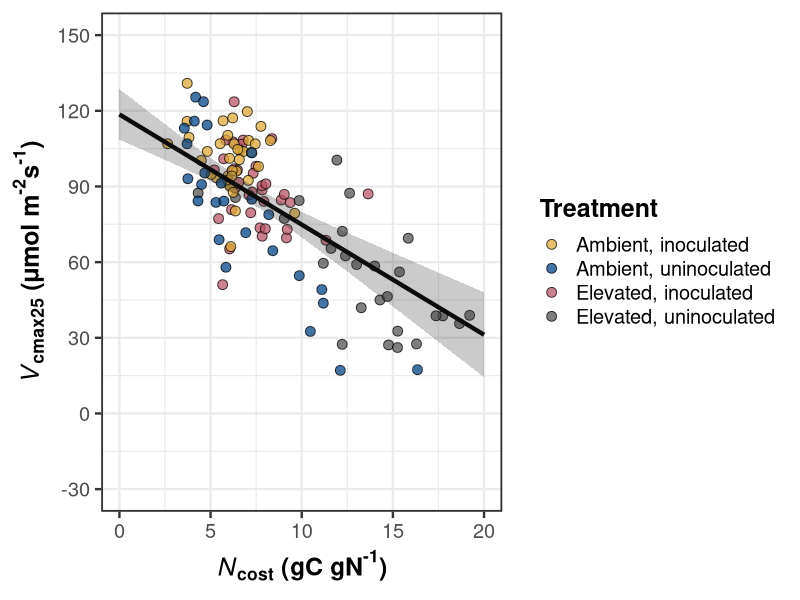
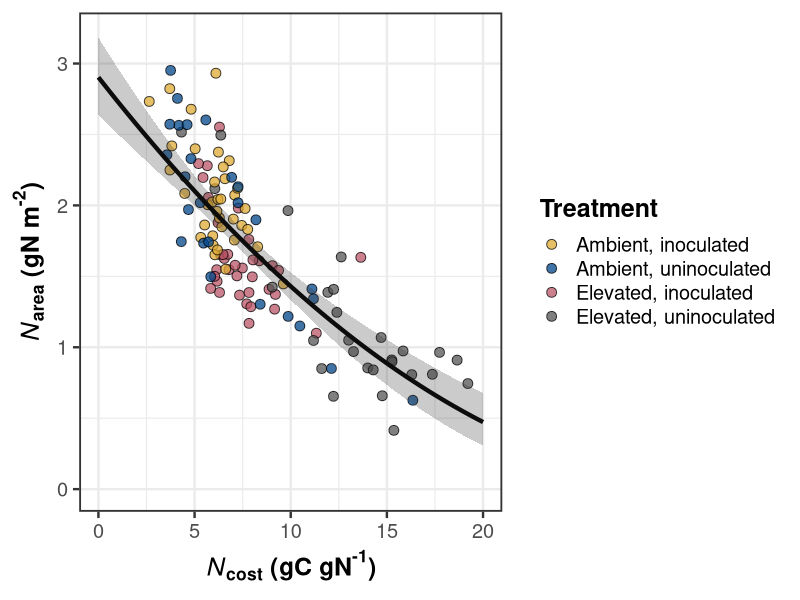
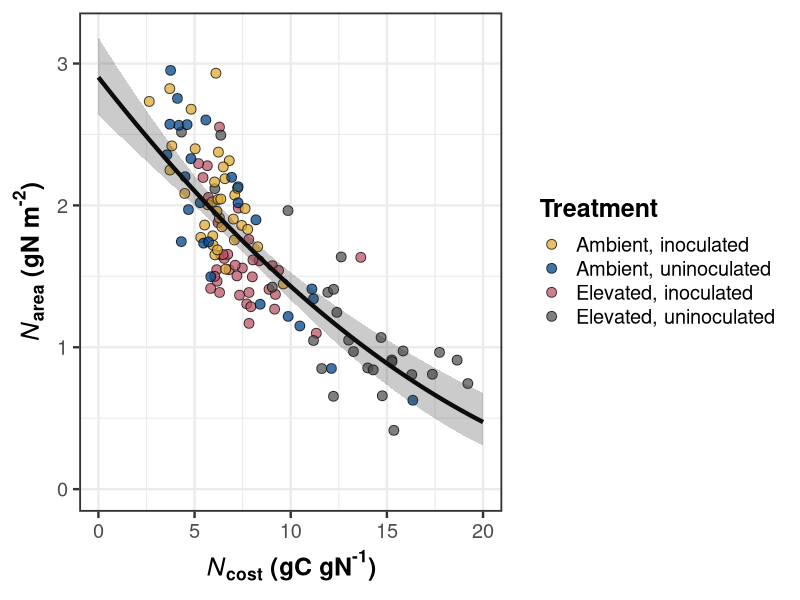
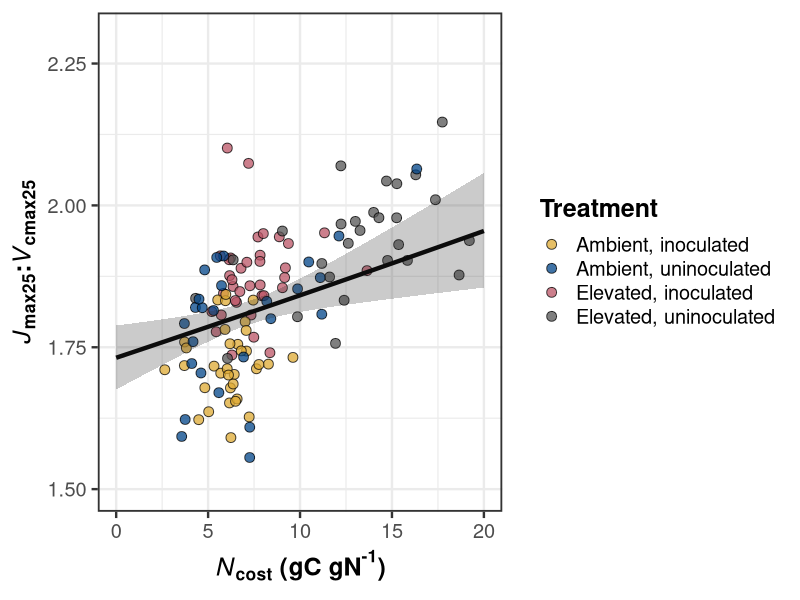

Write the R code that produced these figures, in order. (Note: this script raises an error after producing the figures.)
##########################################################################
## Load libraries and import data
##########################################################################
# Libraries
library(lme4)
library(emmeans)
library(tidyverse)
library(ggpubr)

# Turn off digit rounding in emmean args
emm_options(opt.digits = FALSE)

# Load compiled datasheet
df <- read.csv("../data_sheets/NxCO2xI_compiled_datasheet.csv",
               na.strings = "NA") %>%
  mutate(n.trt = as.numeric(n.trt)) %>%
  filter(inoc == "inoc" | (inoc == "no.inoc" & nodule.biomass < 0.05)) %>%
  unite(col = "co2.inoc", co2:inoc, sep = "_", remove = FALSE) 

## Add colorblind friendly palette
cbbPalette3 <- c("#DDAA33", "#004488", "#BB5566", "#555555")


df$ncost[df$ncost > 20] <- NA

##########################################################################
## Ncost:Vcmax25 regline prep
##########################################################################
vcmax.ncost <- lmer(vcmax25 ~ ncost * co2 * inoc + (1|rack:co2), data = df)
shapiro.test(residuals(vcmax.ncost))
test(emtrends(vcmax.ncost, ~co2*inoc, "ncost"))

## Emmean fxns for regression lines + error ribbons
vcmax.ncost.full <- data.frame(emmeans(vcmax.ncost, ~inoc*co2, "ncost",
                                       at = list(ncost = seq(0, 20, 0.1)),
                                       type = "response")) %>%
  unite(col = "co2.inoc", co2:inoc, sep = "_", remove = FALSE)

vcmax.ncost.regline <- data.frame(emmeans(vcmax.ncost, ~1, "ncost",
                                          at = list(ncost = seq(0, 20, 0.1)),
                                          type = "response")) %>%
  mutate(co2 = X1,inoc = X1, co2.inoc = X1) %>%
  full_join(vcmax.ncost.full) %>%
  dplyr::select(ncost, co2, inoc, co2.inoc, everything(), -X1) %>%
  mutate(linetype = ifelse(co2.inoc == "elv_inoc" | co2.inoc == "amb_inoc", 
                           "dashed", "solid"))

##########################################################################
## Ncost:Vcmax25 plot
##########################################################################
vcmax.ncost.plot <- ggplot(data = df, 
                           aes(x = ncost, y = vcmax25)) +
  geom_jitter(aes(fill = co2.inoc),
              size = 3, shape = 21, alpha = 0.75) +
  geom_smooth(data = subset(vcmax.ncost.regline, co2.inoc == "overall"),
              aes(y = emmean), size = 1.5, se = FALSE, color = "black") +
  geom_ribbon(data = subset(vcmax.ncost.regline, co2.inoc == "overall"),
              aes(y = emmean, ymin = lower.CL, ymax = upper.CL), 
              size = 1.5, alpha = 0.25) +
  scale_fill_manual(values = cbbPalette3,
                    labels = c("Ambient, inoculated",
                               "Ambient, uninoculated",
                               "Elevated, inoculated",
                               "Elevated, uninoculated")) +
  scale_color_manual(values = cbbPalette3,
                     labels = c("Ambient, inoculated",
                                "Ambient, uninoculated",
                                "Elevated, inoculated",
                                "Elevated, uninoculated")) +
  scale_y_continuous(limits = c(-30, 150), breaks = seq(-30, 150, 30)) +
  labs(x = expression(bold(italic("N")["cost"]*" (gC gN"^"-1"*")")),
       y = expression(bold(italic("V")["cmax25"]*" (μmol m"^"-2"*"s"^"-1"*")")),
       fill = "Treatment", color = "Treatment") +
  guides(linetype = "none") +
  theme_bw(base_size = 18) +
  theme(axis.title = element_text(face = "bold"),
        legend.title = element_text(face = "bold"),
        panel.border = element_rect(size = 1.25))
vcmax.ncost.plot

##########################################################################
## Ncost:Narea regline prep
##########################################################################
narea.ncost <- lmer(sqrt(narea) ~ ncost * co2 * inoc + (1|rack:co2), data = df)
shapiro.test(residuals(narea.ncost))
test(emtrends(narea.ncost, ~co2*inoc, "ncost"))

## Emmean fxns for regression lines + error ribbons
narea.ncost.full <- data.frame(emmeans(narea.ncost, ~inoc*co2, "ncost",
                                       at = list(ncost = seq(0, 20, 0.1)),
                                       type = "response")) %>%
  unite(col = "co2.inoc", co2:inoc, sep = "_", remove = FALSE)

narea.ncost.regline <- data.frame(emmeans(narea.ncost, ~1, "ncost",
                                          at = list(ncost = seq(0, 20, 0.1)),
                                          type = "response")) %>%
  mutate(co2 = X1,inoc = X1, co2.inoc = X1) %>%
  full_join(narea.ncost.full) %>%
  dplyr::select(ncost, co2, inoc, co2.inoc, everything(), -X1)

##########################################################################
## Ncost:Narea plot
##########################################################################
narea.ncost.plot <- ggplot(data = df, 
                           aes(x = ncost, y = narea)) +
  geom_jitter(aes(fill = co2.inoc),
              size = 3, shape = 21, alpha = 0.75) +
  geom_smooth(data = subset(narea.ncost.regline, co2.inoc == "overall"),
              aes(y = response), size = 1.5, se = FALSE, color = "black") +
  geom_ribbon(data = subset(narea.ncost.regline, co2.inoc == "overall"),
              aes(y = response, ymin = lower.CL, ymax = upper.CL), 
              size = 1.5, alpha = 0.25) +
  scale_fill_manual(values = cbbPalette3,
                    labels = c("Ambient, inoculated",
                               "Ambient, uninoculated",
                               "Elevated, inoculated",
                               "Elevated, uninoculated")) +
  scale_color_manual(values = cbbPalette3,
                     labels = c("Ambient, inoculated",
                                "Ambient, uninoculated",
                                "Elevated, inoculated",
                                "Elevated, uninoculated")) +
  scale_y_continuous(limits = c(0, 3.2), breaks = seq(0, 3, 1)) +
  labs(x = expression(bold(italic("N")["cost"]*" (gC gN"^"-1"*")")),
       y = expression(bold(italic("N")["area"]*" (gN m"^"-2"*")")),
       fill = "Treatment", color = "Treatment") +
  guides(linetype = "none") +
  theme_bw(base_size = 18) +
  theme(axis.title = element_text(face = "bold"),
        legend.title = element_text(face = "bold"),
        panel.border = element_rect(size = 1.25))
narea.ncost.plot

##########################################################################
## Ncost:Narea regline prep
##########################################################################
narea.beta <- lmer(narea ~ chi * co2 * inoc + (1|rack:co2), data = df)
shapiro.test(residuals(narea.beta))
test(emtrends(narea.beta, ~co2*inoc, "chi"))

## Emmean fxns for regression lines + error ribbons
narea.beta.full <- data.frame(emmeans(narea.beta, ~inoc*co2, "chi",
                                       at = list(chi = seq(0.4, 0.8, 0.01)),
                                       type = "response")) %>%
  unite(col = "co2.inoc", co2:inoc, sep = "_", remove = FALSE)

narea.beta.regline <- data.frame(emmeans(narea.beta, ~1, "chi",
                                          at = list(chi = seq(0.4, 0.8, 0.01)),
                                          type = "response")) %>%
  mutate(co2 = X1,inoc = X1, co2.inoc = X1) %>%
  full_join(narea.beta.full) %>%
  dplyr::select(chi, co2, inoc, co2.inoc, everything(), -X1)

##########################################################################
## Ncost:Narea plot
##########################################################################
narea.beta.plot <- ggplot(data = df, 
                           aes(x = beta, y = ncost)) +
  geom_jitter(aes(fill = co2.inoc),
              size = 3, shape = 21, alpha = 0.75) +
  geom_smooth(data = subset(narea.beta.regline, co2.inoc == "overall"),
              aes(x = chi, y = emmean), size = 1.5, se = FALSE, color = "black") +
  geom_ribbon(data = subset(narea.beta.regline, co2.inoc == "overall"),
              aes(y = emmean, ymin = lower.CL, ymax = upper.CL), 
              size = 1.5, alpha = 0.25) +
  scale_fill_manual(values = cbbPalette3,
                    labels = c("Ambient, inoculated",
                               "Ambient, uninoculated",
                               "Elevated, inoculated",
                               "Elevated, uninoculated")) +
  scale_color_manual(values = cbbPalette3,
                     labels = c("Ambient, inoculated",
                                "Ambient, uninoculated",
                                "Elevated, inoculated",
                                "Elevated, uninoculated")) +
  scale_y_continuous(limits = c(0, 3.2), breaks = seq(0, 3, 1)) +
  labs(x = expression(bold(italic("N")["cost"]*" (gC gN"^"-1"*")")),
       y = expression(bold(italic("N")["area"]*" (gN m"^"-2"*")")),
       fill = "Treatment", color = "Treatment") +
  guides(linetype = "none") +
  theme_bw(base_size = 18) +
  theme(axis.title = element_text(face = "bold"),
        legend.title = element_text(face = "bold"),
        panel.border = element_rect(size = 1.25))
narea.ncost.plot





##########################################################################
## Ncost:Jvmax25 regline prep
##########################################################################
jmax25.vcmax25.ncost <- lmer(sqrt(jmax25.vcmax25) ~ ncost * co2 * inoc + (1|rack:co2), data = df)
shapiro.test(residuals(jmax25.vcmax25.ncost))
test(emtrends(jmax25.vcmax25.ncost, ~co2*inoc, "ncost"))

## Emmean fxns for regression lines + error ribbons
jmax25.vcmax25.ncost.full <- data.frame(emmeans(jmax25.vcmax25.ncost, ~inoc*co2, "ncost",
                                       at = list(ncost = seq(0, 20, 0.1)),
                                       type = "response")) %>%
  unite(col = "co2.inoc", co2:inoc, sep = "_", remove = FALSE)

jmax25.vcmax25.ncost.regline <- data.frame(emmeans(jmax25.vcmax25.ncost, ~1, "ncost",
                                          at = list(ncost = seq(0, 20, 0.1)),
                                          type = "response")) %>%
  mutate(co2 = X1,inoc = X1, co2.inoc = X1) %>%
  full_join(jmax25.vcmax25.ncost.full) %>%
  dplyr::select(ncost, co2, inoc, co2.inoc, everything(), -X1) %>%
  mutate(linetype = ifelse(co2.inoc == "elv_inoc" | co2.inoc == "amb.inoc",
                           "dashed", "solid"))

##########################################################################
## Ncost: Jvmax25 plot
##########################################################################

jmax25.vcmax25.ncost.plot <- ggplot(data = df, 
                           aes(x = ncost, y = jmax25.vcmax25)) +
  geom_jitter(aes(fill = co2.inoc),
              size = 3, shape = 21, alpha = 0.75) +
  geom_smooth(data = subset(jmax25.vcmax25.ncost.regline, co2.inoc == "overall"),
              aes(y = response), size = 1.5, se = FALSE, color = "black") +
  geom_ribbon(data = subset(jmax25.vcmax25.ncost.regline, co2.inoc == "overall"),
              aes(y = response, ymin = lower.CL, ymax = upper.CL), 
              size = 1.5, alpha = 0.25) +
  scale_fill_manual(values = cbbPalette3,
                    labels = c("Ambient, inoculated",
                               "Ambient, uninoculated",
                               "Elevated, inoculated",
                               "Elevated, uninoculated")) +
  scale_color_manual(values = cbbPalette3,
                     labels = c("Ambient, inoculated",
                                "Ambient, uninoculated",
                                "Elevated, inoculated",
                                "Elevated, uninoculated")) +
  scale_y_continuous(limits = c(1.5, 2.3), breaks = seq(1.5, 2.25, 0.25)) +
  labs(x = expression(bold(italic("N")["cost"]*" (gC gN"^"-1"*")")),
       y = expression(bold(italic("J")["max25"]*":"*italic(V)["cmax25"])),
       fill = "Treatment", color = "Treatment") +
  guides(linetype = "none") +
  theme_bw(base_size = 18) +
  theme(axis.title = element_text(face = "bold"),
        legend.title = element_text(face = "bold"),
        panel.border = element_rect(size = 1.25))
jmax25.vcmax25.ncost.plot





##########################################################################
## Exploratory figs 
##########################################################################

png("../working_drafts/figs/NxCO2xI_expl_rdvcmax_ncost.png",
    width = 9, height = 5.5, units = "in", res = 600)
rd25.vcmax25.ncost.plot
dev.off()

png("../working_drafts/figs/NxCO2xI_expl_figs.png",
    height = 8, width = 12, units = "in", res = 600)
ggarrange(narea.ncost.plot, vcmax.ncost.plot, jmax25.vcmax25.ncost.plot,
          ncol = 2, nrow = 2, common.legend = TRUE, legend = "right",
          align = "hv")
dev.off()
